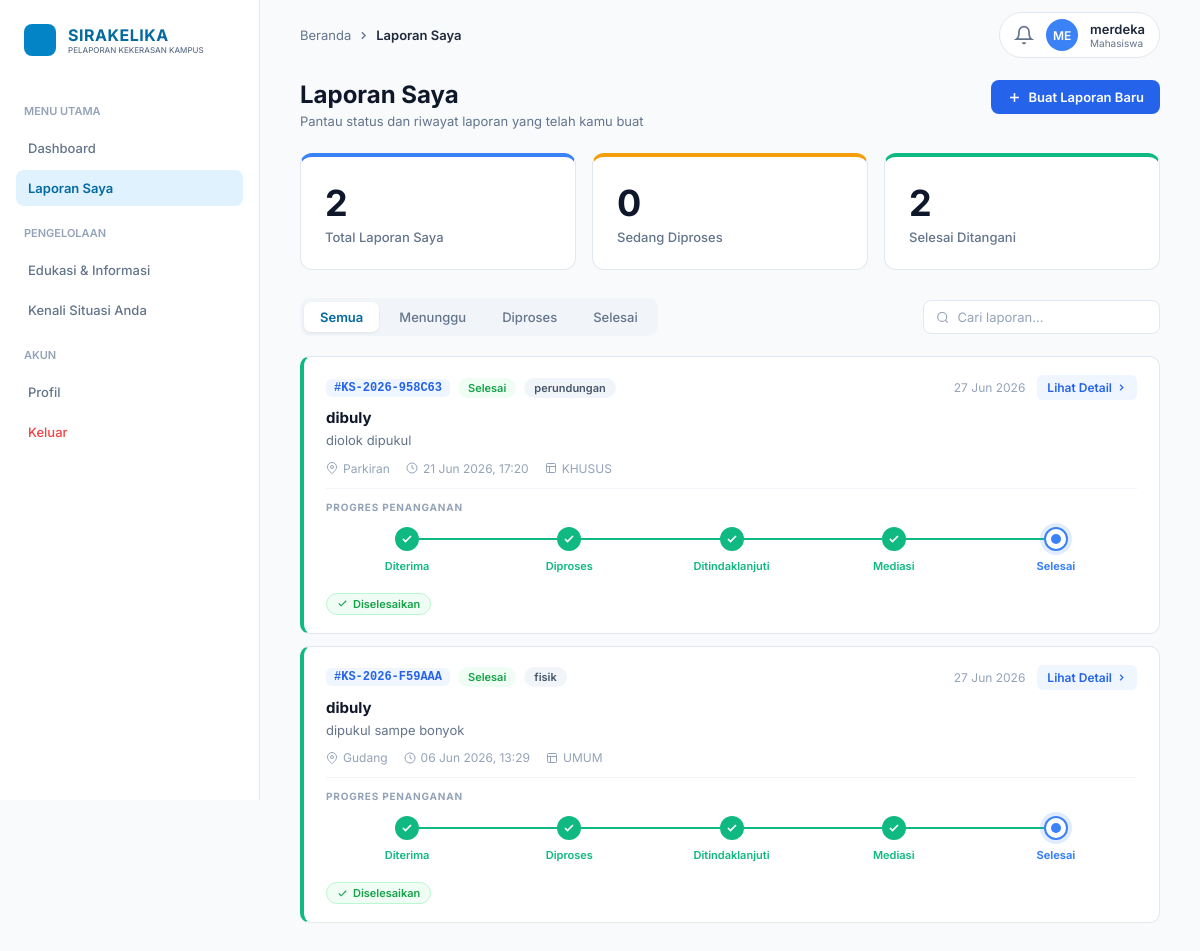
/mahasiswa/laporan.php (signed in), run on the app's committed database.
### tables this page shows
CREATE TABLE `laporan` (
  `id_laporan` int(11) NOT NULL,
  `id_user` int(11) DEFAULT NULL,
  `nim` int(150) NOT NULL,
  `judul_laporan` varchar(255) NOT NULL,
  `deskripsi` text NOT NULL,
  `jenis_kekerasan` enum('fisik','verbal','seksual','psikologis','perundungan','lainnya') NOT NULL,
  `jenis_pelaporan` enum('UMUM','KHUSUS') NOT NULL DEFAULT 'UMUM',
  `waktu_kejadian` datetime NOT NULL,
  `lokasi_kejadian` varchar(255) NOT NULL,
  `status_laporan` enum('menunggu','diproses','ditindaklanjuti','selesai','ditolak') DEFAULT 'menunggu',
  `kode_laporan` varchar(20) DEFAULT NULL,
  `tanggal_laporan` timestamp NOT NULL DEFAULT current_timestamp(),
  `updated_at` timestamp NOT NULL DEFAULT current_timestamp() ON UPDATE current_timestamp(),
  `jenis_laporan` varchar(100) DEFAULT 'Umum',
  `rekomendasi_tim` text DEFAULT NULL,
  `arahan_manajemen` text DEFAULT NULL,
  `file_sk` varchar(255) DEFAULT NULL
);

### mahasiswa/laporan.php (the view, shortened to what the rows shown need)
<?php
include '../config/conn.php';
$id_user = (int) $_SESSION['id_user'];
$progres_labels = ['Diterima', 'Diproses', 'Ditindaklanjuti', 'Mediasi', 'Selesai'];
$status_progres = [
    'menunggu'        => 0,
    'diproses'        => 1,
    'ditindaklanjuti' => 2,
    'mediasi'         => 3,
    'selesai'         => 4,
];
$status_badge = [
    'menunggu'        => 'badge-menunggu',
    'diproses'        => 'badge-diproses',
    'ditindaklanjuti' => 'badge-ditindaklanjuti',
    'mediasi'         => 'badge-mediasi',
    'selesai'         => 'badge-selesai',
];
function getProgres($status, $map) {
    return $map[strtolower(trim($status))] ?? 0;
}
function getBadge($status, $map) {
    return $map[strtolower(trim($status))] ?? 'badge-gray';
}
$filter      = $_GET['filter']  ?? 'semua';
$search      = trim($_GET['search'] ?? '');
$where = "id_user = $id_user";
$laporan_list = [];
$res = $conn->query("SELECT * FROM laporan WHERE $where ORDER BY tanggal_laporan DESC");
if ($res) while ($row = $res->fetch_assoc()) $laporan_list[] = $row;
$detail = null;
?>
<!DOCTYPE html>
<html lang="id">
<head>
    <link rel="stylesheet" href="laporan.css">
</head>
<body>
<aside class="sidebar">
    <div class="logo-area">
        <div>
            <h1 class="logo-title">SIRAKELIKA</h1>
        </div>
    </div>
</aside>
<main class="main-content">
    <?php if ($detail): ?>
    <!-- ============================================================
         HALAMAN DETAIL
         ============================================================ -->
    <?php
        $st     = getBadge($detail['status_laporan'], $status_badge);
        $pg     = getProgres($detail['status_laporan'], $status_progres);
        $tgl    = date('d M Y, H:i', strtotime($detail['waktu_kejadian'] ?? $detail['tanggal_laporan']));
        $dibuat = date('d M Y', strtotime($detail['tanggal_laporan']));
        $kode   = $detail['kode_laporan'] ?? 'KS-'.$detail['id_laporan'];
    ?>
    <div class="page-header">
        <div>
            <h2>Detail Laporan</h2>
            <p>#<?= htmlspecialchars($kode) ?> &nbsp;·&nbsp; Dibuat <?= $dibuat ?></p>
        </div>
        <a href="laporan.php" class="btn btn-outline">
            <svg width="15" height="15" viewBox="0 0 24 24" fill="none" stroke="currentColor" stroke-width="2.5"><polyline points="15,18 9,12 15,6"/></svg>
            Kembali
        </a>
    </div>
    <div class="detail-grid">
        <div>
            <div class="card-box status-<?= strtolower(trim($detail['status_laporan'])) ?>" style="border-left:4px solid;">
                <div class="card-top">
                    <span class="lc-id">#<?= htmlspecialchars($kode) ?></span>
                    <div class="tag-group">
                        <span class="badge <?= $st ?>"><?= htmlspecialchars(ucfirst($detail['status_laporan'])) ?></span>
                        <?php if (!empty($detail['jenis_kekerasan'])): ?>
                        <span class="badge badge-gray"><?= htmlspecialchars($detail['jenis_kekerasan']) ?></span>
                        <?php endif; ?>
                    </div>
                </div>
                <h3 class="detail-title"><?= htmlspecialchars($detail['judul_laporan'] ?? '-') ?></h3>
                <p class="detail-desc"><?= nl2br(htmlspecialchars($detail['deskripsi'])) ?></p>
                <div class="lc-meta">
                    <?php if (!empty($detail['lokasi_kejadian'])): ?>
                    <span class="meta-item">
                        <svg width="13" height="13" viewBox="0 0 24 24" fill="none" stroke="currentColor" stroke-width="2"><path d="M21 10c0 7-9 13-9 13s-9-6-9-13a9 9 0 0118 0z"/><circle cx="12" cy="10" r="3"/></svg>
                        <?= htmlspecialchars($detail['lokasi_kejadian']) ?>
                    </span>
                    <?php endif; ?>
                    <span class="meta-item">
                        <svg width="13" height="13" viewBox="0 0 24 24" fill="none" stroke="currentColor" stroke-width="2"><circle cx="12" cy="12" r="10"/><polyline points="12,6 12,12 16,14"/></svg>
                        <?= $tgl ?>
                    </span>
                    <?php if (!empty($detail['jenis_pelaporan'])): ?>
                    <span class="meta-item">
                        <svg width="13" height="13" viewBox="0 0 24 24" fill="none" stroke="currentColor" stroke-width="2"><rect x="3" y="3" width="18" height="18" rx="2"/><path d="M3 9h18M9 21V9"/></svg>
                        <?= htmlspecialchars($detail['jenis_pelaporan']) ?>
                    </span>
                    <?php endif; ?>
                </div>
            </div>
            <div class="card-box">
                <p class="section-label">PROGRES PENANGANAN</p>
                <div class="progress-bar">
                    <?php foreach ($progres_labels as $i => $lbl): ?>
                    <div class="ps <?= $i < $pg ? 'done' : ($i === $pg ? 'active' : '') ?>">
                        <div class="ps-circle">
                            <?php if ($i < $pg): ?>
                            <svg width="12" height="12" viewBox="0 0 24 24" fill="none" stroke="currentColor" stroke-width="3.5"><polyline points="20,6 9,17 4,12"/></svg>
                            <?php elseif ($i === $pg): ?>
                            <div class="ps-dot"></div>
                            <?php endif; ?>
                        </div>
                        <span class="ps-lbl"><?= $lbl ?></span>
                    </div>
                    <?php endforeach; ?>
                </div>
                <?php if (strtolower($detail['status_laporan']) === 'selesai'): ?>
                <div class="selesai-note">
                    <svg width="14" height="14" viewBox="0 0 24 24" fill="none" stroke="currentColor" stroke-width="2.5"><polyline points="20,6 9,17 4,12"/></svg>
                    Laporan ini telah selesai ditangani
                </div>
                <?php endif; ?>
            </div>
        </div>
        <div>
            <div class="card-box">
                <p class="section-label">TINDAKAN</p>
                <div class="action-btns">
                    <?php if (strtolower($detail['status_laporan']) !== 'selesai'): ?>
                    <button class="btn btn-outline" onclick="openModal('modalEdit')">
                        <svg width="14" height="14" viewBox="0 0 24 24" fill="none" stroke="currentColor" stroke-width="2"><path d="M11 4H4a2 2 0 00-2 2v14a2 2 0 002 2h14a2 2 0 002-2v-7"/><path d="M18.5 2.5a2.121 2.121 0 013 3L12 15l-4 1 1-4 9.5-9.5z"/></svg>
                        Edit Laporan
                    </button>
                    <button class="btn btn-danger" onclick="openModal('modalHapus')">
                        <svg width="14" height="14" viewBox="0 0 24 24" fill="none" stroke="currentColor" stroke-width="2"><polyline points="3,6 5,6 21,6"/><path d="M19 6v14a2 2 0 01-2 2H7a2 2 0 01-2-2V6m3 0V4a1 1 0 011-1h4a1 1 0 011 1v2"/></svg>
                        Tarik Laporan
                    </button>
                    <?php else: ?>
                    <p style="font-size:13px;color:#94a3b8;text-align:center;padding:8px 0">Laporan telah selesai diproses.</p>
                    <?php endif; ?>
                    <button class="btn btn-outline" onclick="window.print()">
                        <svg width="14" height="14" viewBox="0 0 24 24" fill="none" stroke="currentColor" stroke-width="2"><polyline points="6,9 6,2 18,2 18,9"/><path d="M6 18H4a2 2 0 01-2-2v-5a2 2 0 012-2h16a2 2 0 012 2v5a2 2 0 01-2 2h-2"/><rect x="6" y="14" width="12" height="8"/></svg>
                        Cetak
                    </button>
                </div>
            </div>
            <div class="card-box">
                <p class="section-label">INFO LAPORAN</p>
                <div class="info-list">
                    <div class="info-row">
                        <span>ID Laporan</span>
                        <strong style="font-family:monospace">#<?= htmlspecialchars($kode) ?></strong>
                    </div>
                    <div class="info-row">
                        <span>Tanggal Buat</span>
                        <strong><?= $dibuat ?></strong>
                    </div>
                    <div class="info-row">
                        <span>Status</span>
                        <span class="badge <?= $st ?>"><?= htmlspecialchars(ucfirst($detail['status_laporan'])) ?></span>
                    </div>
                    <?php if (!empty($detail['jenis_kekerasan'])): ?>
                    <div class="info-row">
                        <span>Jenis</span>
                        <strong><?= htmlspecialchars($detail['jenis_kekerasan']) ?></strong>
                    </div>
                    <?php endif; ?>
                    <?php if (!empty($detail['jenis_pelaporan'])): ?>
                    <div class="info-row">
                        <span>Pelaporan</span>
                        <strong><?= htmlspecialchars($detail['jenis_pelaporan']) ?></strong>
                    </div>
                    <?php endif; ?>
                </div>
            </div>
        </div>
    </div>
    <div class="modal-overlay" id="modalEdit" onclick="if(event.target===this)closeModal('modalEdit')">
        <div class="modal">
            <div class="modal-head">
                <h3>Edit Laporan</h3>
                <button onclick="closeModal('modalEdit')" class="modal-close">×</button>
            </div>
            <div class="modal-body">
                <p>Fitur edit laporan akan segera tersedia. Hubungi tim kami untuk perubahan mendesak.</p>
            </div>
            <div class="modal-foot">
                <button class="btn btn-outline" onclick="closeModal('modalEdit')">Tutup</button>
            </div>
        </div>
    </div>
    <div class="modal-overlay" id="modalHapus" onclick="if(event.target===this)closeModal('modalHapus')">
        <div class="modal">
            <div class="modal-head">
                <h3>Tarik Laporan</h3>
                <button onclick="closeModal('modalHapus')" class="modal-close">×</button>
            </div>
            <div class="modal-body">
                <p>Apakah Anda yakin ingin menarik laporan <strong>#<?= htmlspecialchars($kode) ?></strong>? Tindakan ini tidak dapat dibatalkan.</p>
            </div>
            <div class="modal-foot">
                <button class="btn btn-outline" onclick="closeModal('modalHapus')">Batal</button>
                <a href="laporan.php?success=Laporan+berhasil+ditarik" class="btn btn-danger">Ya, Tarik</a>
            </div>
        </div>
    </div>
    <?php else: ?>
    <div class="page-header">
        <div>
            <h2>Laporan Saya</h2>
        </div>
    </div>
    <?php if (empty($laporan_list)): ?>
    <div class="empty-state">
        <svg width="40" height="40" fill="none" stroke="currentColor" stroke-width="1.5" viewBox="0 0 24 24">
            <path stroke-linecap="round" stroke-linejoin="round" d="M9 12h6m-6 4h6m2 5H7a2 2 0 01-2-2V5a2 2 0 012-2h5.586a1 1 0 01.707.293l5.414 5.414a1 1 0 01.293.707V19a2 2 0 01-2 2z"/>
        </svg>
        <h3><?= ($search || $filter !== 'semua') ? 'Tidak ada laporan ditemukan' : 'Belum ada laporan' ?></h3>
        <p><?= ($search || $filter !== 'semua') ? 'Coba ubah filter atau kata kunci pencarian.' : 'Laporan yang kamu buat akan muncul di sini.' ?></p>
        <?php if ($search || $filter !== 'semua'): ?>
        <a href="laporan.php" class="btn btn-outline" style="margin-top:16px">Reset Filter</a>
        <?php endif; ?>
    </div>
    <?php else: ?>
    <div class="laporan-list">
    <?php foreach ($laporan_list as $l):
        $st  = getBadge($l['status_laporan'], $status_badge);
        $pg  = getProgres($l['status_laporan'], $status_progres);
        $tgl = !empty($l['waktu_kejadian']) ? date('d M Y, H:i', strtotime($l['waktu_kejadian'])) : '-';
        $tgl_laporan = date('d M Y', strtotime($l['tanggal_laporan']));
        $kode = $l['kode_laporan'] ?? 'KS-'.$l['id_laporan'];
    ?>
    <div class="laporan-card status-<?= strtolower(trim($l['status_laporan'])) ?>" onclick="window.location='laporan.php?detail=<?= $l['id_laporan'] ?>'">
        <div class="lc-head">
            <div class="lc-left">
                <span class="lc-id">#<?= htmlspecialchars($kode) ?></span>
                <span class="badge <?= $st ?>"><?= htmlspecialchars(ucfirst($l['status_laporan'])) ?></span>
                <?php if (!empty($l['jenis_kekerasan'])): ?>
                <span class="badge badge-gray"><?= htmlspecialchars($l['jenis_kekerasan']) ?></span>
                <?php endif; ?>
            </div>
            <div class="lc-right">
                <span class="lc-date"><?= $tgl_laporan ?></span>
                <a href="laporan.php?detail=<?= $l['id_laporan'] ?>" class="btn-detail" onclick="event.stopPropagation()">
                    Lihat Detail
                    <svg width="11" height="11" viewBox="0 0 24 24" fill="none" stroke="currentColor" stroke-width="2.5"><polyline points="9,18 15,12 9,6"/></svg>
                </a>
            </div>
        </div>
        <h3 class="lc-title"><?= htmlspecialchars($l['judul_laporan'] ?? '-') ?></h3>
        <p class="lc-desc"><?= htmlspecialchars($l['deskripsi']) ?></p>
        <div class="lc-meta">
            <?php if (!empty($l['lokasi_kejadian'])): ?>
            <span class="meta-item">
                <svg width="12" height="12" viewBox="0 0 24 24" fill="none" stroke="currentColor" stroke-width="2"><path d="M21 10c0 7-9 13-9 13s-9-6-9-13a9 9 0 0118 0z"/><circle cx="12" cy="10" r="3"/></svg>
                <?= htmlspecialchars($l['lokasi_kejadian']) ?>
            </span>
            <?php endif; ?>
            <span class="meta-item">
                <svg width="12" height="12" viewBox="0 0 24 24" fill="none" stroke="currentColor" stroke-width="2"><circle cx="12" cy="12" r="10"/><polyline points="12,6 12,12 16,14"/></svg>
                <?= $tgl ?>
            </span>
            <?php if (!empty($l['jenis_pelaporan'])): ?>
            <span class="meta-item">
                <svg width="12" height="12" viewBox="0 0 24 24" fill="none" stroke="currentColor" stroke-width="2"><rect x="3" y="3" width="18" height="18" rx="2"/><path d="M3 9h18M9 21V9"/></svg>
                <?= htmlspecialchars($l['jenis_pelaporan']) ?>
            </span>
            <?php endif; ?>
        </div>
        <div class="progress-section">
            <p class="progress-label">PROGRES PENANGANAN</p>
            <div class="progress-bar">
                <?php foreach ($progres_labels as $i => $lbl): ?>
                <div class="ps <?= $i < $pg ? 'done' : ($i === $pg ? 'active' : '') ?>">
                    <div class="ps-circle">
                        <?php if ($i < $pg): ?>
                        <svg width="12" height="12" viewBox="0 0 24 24" fill="none" stroke="currentColor" stroke-width="3.5"><polyline points="20,6 9,17 4,12"/></svg>
                        <?php elseif ($i === $pg): ?>
                        <div class="ps-dot"></div>
                        <?php endif; ?>
                    </div>
                    <span class="ps-lbl"><?= $lbl ?></span>
                </div>
                <?php endforeach; ?>
            </div>
            <?php if (strtolower($l['status_laporan']) === 'selesai'): ?>
            <div style="margin-top:10px">
                <span class="selesai-chip">
                    <svg width="11" height="11" viewBox="0 0 24 24" fill="none" stroke="currentColor" stroke-width="2.5"><polyline points="20,6 9,17 4,12"/></svg>
                    Diselesaikan
                </span>
            </div>
            <?php endif; ?>
        </div>
    </div>
    <?php endforeach; ?>
    </div>
    <?php endif; ?>
    <?php endif; ?>
</main>
</body>
</html>

### data on the page
laporan: kode_laporan "KS-2026-958C63", status_laporan "Selesai", jenis_kekerasan "perundungan", tanggal_laporan "27 Jun 2026", judul_laporan "dibuly", deskripsi "diolok dipukul", lokasi_kejadian "Parkiran", waktu_kejadian "21 Jun 2026, 17:20", jenis_pelaporan "KHUSUS", lbl "Diterima", lbl "Diproses", lbl "Ditindaklanjuti", lbl "Mediasi", lbl "Selesai", shows "Diselesaikan"
laporan: kode_laporan "KS-2026-F59AAA", status_laporan "Selesai", jenis_kekerasan "fisik", tanggal_laporan "27 Jun 2026", judul_laporan "dibuly", deskripsi "dipukul sampe bonyok", lokasi_kejadian "Gudang", waktu_kejadian "06 Jun 2026, 13:29", jenis_pelaporan "UMUM", lbl "Diterima", lbl "Diproses", lbl "Ditindaklanjuti", lbl "Mediasi", lbl "Selesai", shows "Diselesaikan"

### other printed values
substr($_SESSION['username'], 0, 2) "ME"
$_SESSION['username'] "merdeka"
$total "2"
$diproses "0"
$selesai "2"
$v "Semua"
$v "Menunggu"
$v "Diproses"
$v "Selesai"
